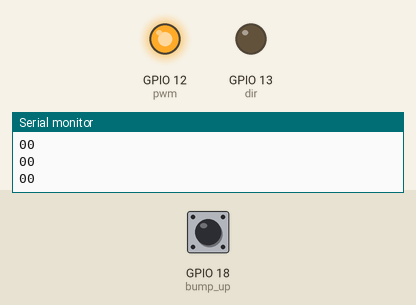
This sketch was run on a simulated ESP32. On the bench: output pins drawn as LEDs (lit = HIGH), the last lines printed to the serial monitor. The test bench sets the inputs (shaded band); at power-on: GPIO 18 (bump_up) LOW.

Above: at 1.2 s.
1.3 s: GPIO 18 (bump_up) pulled HIGH for 0.15 s
At 2.1 s:
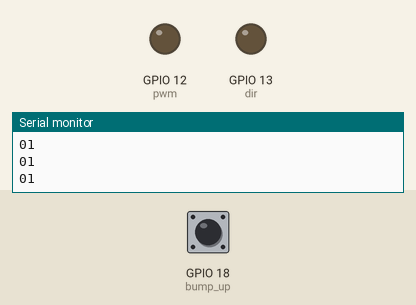
Timing chart, 0 to 4.3 s (numbered marks = the images above; inputs shaded):
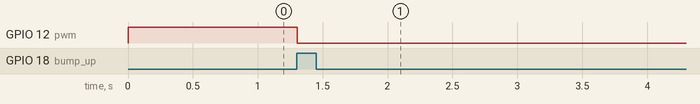

The sketch:

bump.ino
```cpp
#define pwm 12
#define dir 13

#define bump_up 18

bool bump = false;

void IRAM_ATTR buttonISR() {
  bump = true;
}

void setup() {

  Serial.begin(9600);

  pinMode(pwm,OUTPUT);
  pinMode(dir,OUTPUT);

  pinMode(bump_up, INPUT_PULLDOWN);
  attachInterrupt(digitalPinToInterrupt(bump_up), buttonISR, RISING);

}

void loop() {
  // put your main code here, to run repeatedly:
  int pin = digitalRead(bump_up);
  Serial.print(pin);
  Serial.println(bump);

  if(!bump){
    digitalWrite(pwm,HIGH);
  }
  else{
    digitalWrite(pwm,LOW);
  }

}
```

Measured:
- after the input at 1.3 s, GPIO 12 (pwm): HIGH → LOW at once
